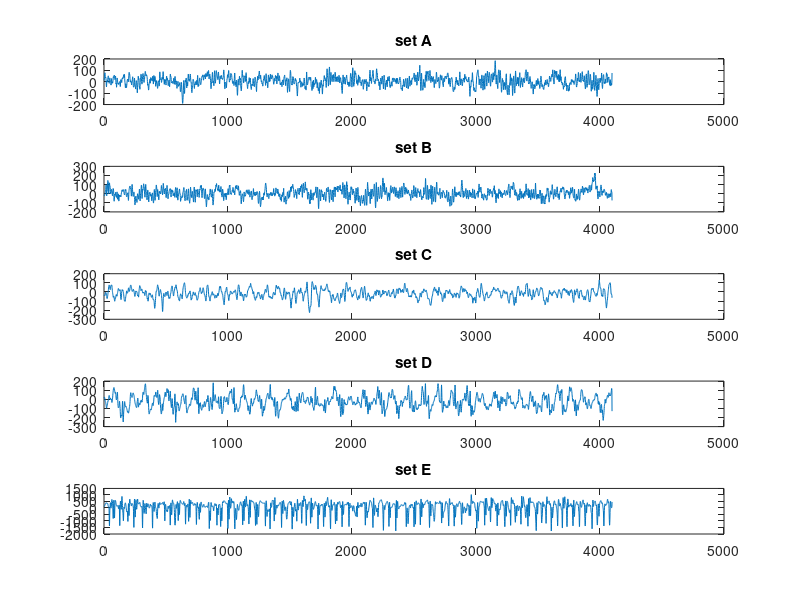

MATLAB code for this plot: (Note: this script raises an error after producing the figure.)
%% EEG Dataset - Information
% The complete data set consists of five sets (denoted A–E) each containing
% 100 single channel EEG segments. These segments were selected and cut out
% from continuous multi-channel EEG recordings after visual inspection for
% artifacts, e.g., due to muscle activity or eye movements. Sets A and B
% consisted of segments taken from surface EEG recordings that were carried
% out on five healthy volunteers using a standardized electrode placement
% scheme.

% **** Volunteers were relaxed in an awake state with eyes open (A) and
% eyes closed (B), respectively. Sets C, D, and E originated from EEG
% archive of presurgical diagnosis. Segments in set D were recorded from
% within the epileptogenic zone, and those in set C from the hippocampal
% formation of the opposite hemisphere of the brain.
% **** While sets C and D contained only activity measured during seizure
% free intervals,
% **** set E only contained seizure activity.

% Dataset taken from this website:
% http://epileptologie-bonn.de/cms/front_content.php?idcat=193&lang=3&changelang=3

%% Loading data

load setA.mat
load setB.mat
load setC.mat
load setD.mat
load setE.mat

%% Demonstration of EEG signals
figure;
subplot(5,1,1); plot(setA(1,:)), title('set A');
subplot(5,1,2); plot(setB(1,:)), title('set B');
subplot(5,1,3); plot(setC(1,:)), title('set C');
subplot(5,1,4); plot(setD(3,:)), title('set D');
subplot(5,1,5); plot(setE(1,:)), title('set E');


%% FEATURE EXTARCTION
%% Shannon entropy - Energy - Standard Deviation

for i=1:50 
    shannonEntropy(i,1)= wentropy(setA(i,:),'shannon');
    shannonEntropy(i,2)= wentropy(setD(i,:),'shannon');
    
    a1=mat2gray(setA(i,:));
    energyEEG(i,1)= sum(abs(a1.^2));
    a4=mat2gray(setD(i,:));
    energyEEG(i,2)= sum(abs(a4).^2);
    
    stdValue(i,1)= std(setA(i,:));
    stdValue(i,2)= std(setD(i,:));
end

% Comparison of setA and setD in terms of energy, entropy and std.dev.
figure,
plot(shannonEntropy) % first feature
title('Shannon Entropy'),
legend('set A','set D',...
    'Location','NorthEastOutside')
figure,
plot(energyEEG)  % second feature
title('Energy'),
legend('set A','set D',...
    'Location','NorthEastOutside')
figure,
plot(stdValue, '-',...  % third feature
    'LineWidth',2,...
    'MarkerSize',10 );
title('Standard Deviation Values'),
legend('set A','set D',...
    'Location','NorthEastOutside')



%% Wavelet Spectrum
% db4 wavelet spectrum of one of A set, db4 wavelet
% spectrum of one of D set.
% At lower frequencies, the A dataset has higher amplitude values than the
% D dataset. In this study, amplitudes values in a certain frequency range
% are summed up to distinguish bet ween normal and epileptic subjects.
figure,
wpt = wpdec(setA(1,:),6,'db4'); % db4 wavelet time-frequency localization is shown.
[S,T,F] = wpspectrum(wpt,4097 ,'plot');
impixelinfo

figure,
wpt = wpdec(setD(1,:),6,'db4');
[S2,T,F] = wpspectrum(wpt,173.61 ,'plot');
impixelinfo

for i=1:50

    wpt1 = wpdec(setA(i,:),6,'db4');
    [S1,T1,F1] = wpspectrum(wpt1,4097);
    sumWps(i,1)=sum(sum(S1(1:50,:)));
      
    wpt2 = wpdec(setD(i,:),6,'db4');
    [S2,T2,F2] = wpspectrum(wpt2,4097);
    sumWps(i,2)=sum(sum(S2(1:50,:)));
    

end

figure, plot(sumWps)  % fourth feature
title('Summation of Wavelet spectrum estimates - ummation- Daubechies of order 4 '),
legend('set A','set D',...
    'Location','NorthEastOutside')